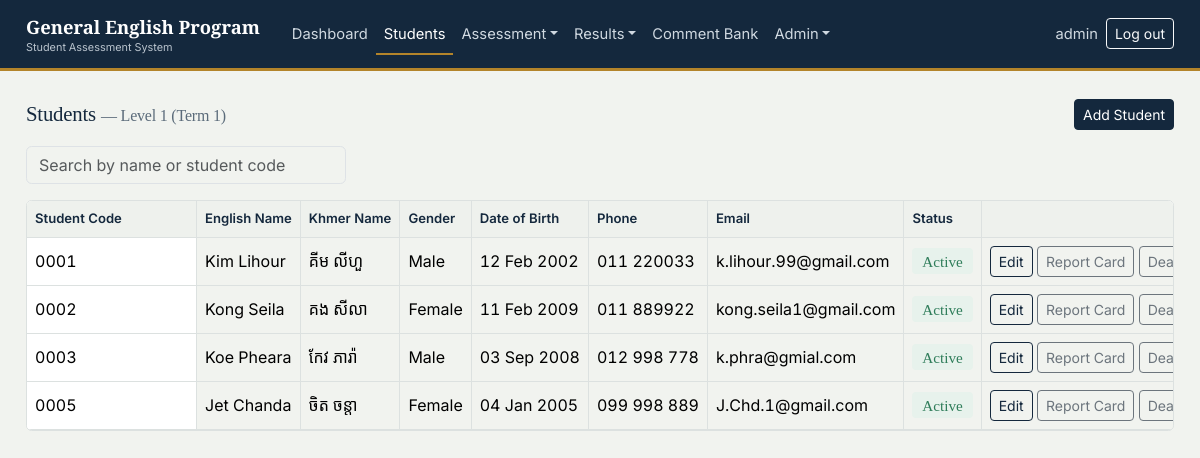
/students/ (signed in), run on an earlier commit of the app's database.
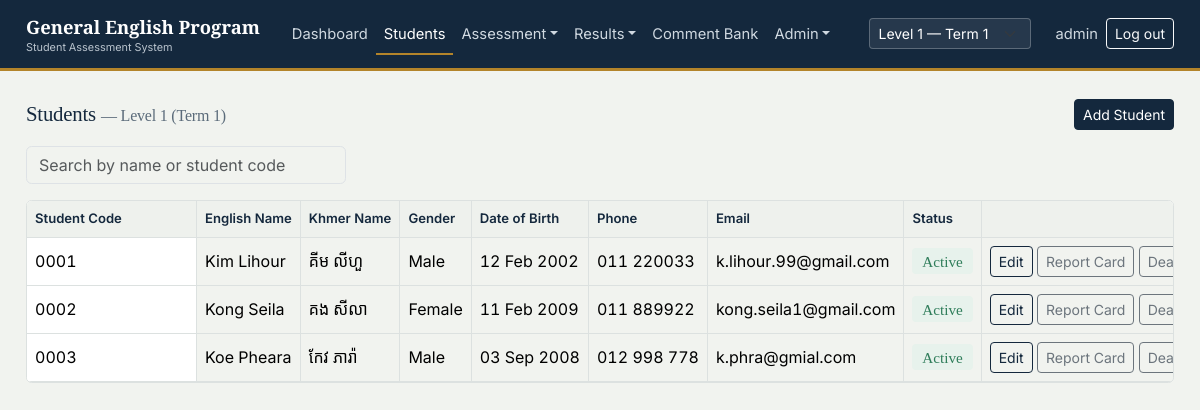
And on a later commit of the database.
### gep/models.py (models this page shows, shortened)
class Enrollment(models.Model):
    STATUS_CHOICES = [('Active', 'Active'), ('Inactive', 'Inactive')]
    student = models.ForeignKey(StudentProfile, related_name='enrollments', on_delete=models.CASCADE)
    class_group = models.ForeignKey(ClassGroup, related_name='enrollments', on_delete=models.CASCADE)
    course = models.CharField(max_length=50, default='GEP')
    status = models.CharField(max_length=10, choices=STATUS_CHOICES, default='Active')
    class Meta:
        unique_together = ('student', 'class_group')
        ordering = ['class_group', 'student__student_code']

class StudentProfile(models.Model):
    GENDER_CHOICES = [('M', 'Male'), ('F', 'Female')]
    student_code = models.CharField(max_length=10, unique=True, editable=False, blank=True)
    khmer_name = models.CharField(max_length=150, blank=True)
    english_name = models.CharField(max_length=150)
    gender = models.CharField(max_length=1, choices=GENDER_CHOICES)
    date_of_birth = models.DateField(null=True, blank=True)
    phone = models.CharField(max_length=30, blank=True)
    email = models.EmailField(blank=True)
    class Meta:
        ordering = ['student_code']

### gep/views.py (the view)
# urls.py: path('students/', views.students_list, name='students'),
@class_scoped
def students_list(request):
    cls = request.current_class
    enrollments = Enrollment.objects.none()
    q = request.GET.get('q', '').strip()
    if cls:
        enrollments = Enrollment.objects.filter(class_group=cls).select_related('student')
        if q:
            enrollments = enrollments.filter(
                Q(student__english_name__icontains=q) |
                Q(student__khmer_name__icontains=q) |
                Q(student__student_code__icontains=q)
            )
    context = {
        'current_class': cls,
        'allowed_classes': request.allowed_classes,
        'enrollments': enrollments,
        'q': q,
        'base_template': base_template(request),
    }
    return render(request, 'gep/students_list.html', context)

### gep/mixins.py (called while the page is built)
def get_allowed_classes(user):
    if user.is_superuser:
        return ClassGroup.objects.all()
    teacher = getattr(user, 'teacher', None)
    if not teacher:
        return ClassGroup.objects.none()
    return teacher.classes.all()

def resolve_current_class(request):
    allowed = get_allowed_classes(request.user)
    class_id = request.GET.get('class_id') or request.session.get('current_class_id')
    cls = None
    if class_id:
        cls = allowed.filter(pk=class_id).first()
        if not cls and not request.user.is_superuser:
            raise PermissionDenied("You are not assigned to this class.")
    if not cls:
        cls = allowed.first()
    if cls:
        request.session['current_class_id'] = cls.pk
    return cls, allowed

def class_scoped(view_func):
    @wraps(view_func)
    @login_required
    def wrapper(request, *args, **kwargs):
        request.current_class, request.allowed_classes = resolve_current_class(request)
        return view_func(request, *args, **kwargs)
    return wrapper

### gep/views.py (called while the page is built)
def base_template(request):
    return 'gep/_partial_base.html' if getattr(request, 'htmx', False) else 'gep/base.html'

### gep/templates/gep/students_list.html (shortened to what this page needs)
{% extends base_template %}
{% block content %}
<div class="d-flex justify-content-between align-items-center mb-3 flex-wrap gap-2">
  <h2 class="font-serif mb-0" style="font-size:1.3rem;">
    Students {% if current_class %}<span class="text-slate fs-6">— {{ current_class.name }} ({{ current_class.term.name }})</span>{% endif %}
  </h2>
  {% if current_class %}
    <a href="{% url 'student-create' %}?class_id={{ current_class.pk }}" class="btn btn-primary btn-sm">Add Student</a>
  {% endif %}
</div>
{% if not current_class %}
<div class="sheet">
  No class available yet.
  {% if user.is_superuser %}<a href="{% url 'classgroup-create' %}">Create a class</a> to get started.
  {% else %}Contact your Admin to be assigned to a class.{% endif %}
</div>
{% else %}
<div class="mb-3" style="max-width: 320px;">
  <input type="search" name="q" class="form-control" placeholder="Search by name or student code"
         value="{{ q }}"
         hx-get="{% url 'students' %}?class_id={{ current_class.pk }}"
         hx-trigger="keyup changed delay:300ms, search"
         hx-target="#students-table" hx-select="#students-table" hx-swap="outerHTML"
         hx-include="this">
</div>
<div id="students-table" class="grid-wrap">
<table class="table gradebook mb-0">
  <thead>
    <tr><th class="name-col">Student Code</th><th>English Name</th><th>Khmer Name</th><th>Gender</th><th>Date of Birth</th><th>Phone</th><th>Email</th><th>Status</th><th></th></tr>
  </thead>
  <tbody>
    {% for e in enrollments %}
    <tr>
      <td class="name-col">{{ e.student.student_code }}</td>
      <td>{{ e.student.english_name }}</td>
      <td class="khmer-text">{{ e.student.khmer_name }}</td>
      <td>{{ e.student.get_gender_display }}</td>
      <td>{{ e.student.date_of_birth|date:"d M Y"|default:"—" }}</td>
      <td>{{ e.student.phone }}</td>
      <td>{{ e.student.email }}</td>
      <td>
        {% if e.status == 'Active' %}<span class="badge-grade grade-good">Active</span>
        {% else %}<span class="badge-grade grade-bad">Inactive</span>{% endif %}
      </td>
      <td class="text-nowrap">
        <a href="{% url 'student-update' e.pk %}" class="btn btn-sm btn-outline-primary">Edit</a>
        <a href="{% url 'report-card' e.pk %}" class="btn btn-sm btn-outline-secondary">Report Card</a>
        <form method="post" action="{% url 'student-toggle' e.pk %}" class="d-inline">
          <button type="submit" class="btn btn-sm btn-outline-secondary">
            {% if e.status == 'Active' %}Deactivate{% else %}Activate{% endif %}
          </button>
        </form>
      </td>
    </tr>
    {% empty %}
    <tr><td colspan="9" class="text-slate">No students match.</td></tr>
    {% endfor %}
  </tbody>
</table>
</div>
{% endif %}
{% endblock %}

What changed in the data, as far as the page shows it:
removed Enrollment: student.student_code "0005", student.english_name "Jet Chanda", student.khmer_name "ចិត ចន្តា", student.gender "Female", student.date_of_birth "04 Jan 2005", student.phone "099 998 889", student.email "J.Chd.1@gmail.com", status "Active"
Also different on the page:
form field class_id: (not shown) → "Level 1 — Term 1"
